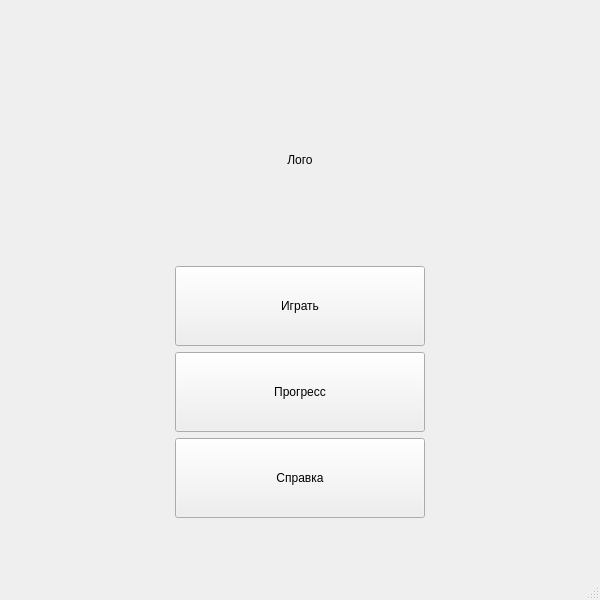
<?xml version="1.0" encoding="UTF-8"?>
<ui version="4.0">
 <class>MainWindow</class>
 <widget class="QMainWindow" name="MainWindow">
  <property name="geometry">
   <rect>
    <x>0</x>
    <y>0</y>
    <width>600</width>
    <height>600</height>
   </rect>
  </property>
  <property name="windowTitle">
   <string>Угадалка</string>
  </property>
  <property name="styleSheet">
   <string notr="true"/>
  </property>
  <widget class="QWidget" name="centralwidget">
   <property name="styleSheet">
    <string notr="true"/>
   </property>
   <layout class="QGridLayout" name="gridLayout">
    <item row="1" column="0">
     <spacer name="horizontalSpacer">
      <property name="orientation">
       <enum>Qt::Horizontal</enum>
      </property>
      <property name="sizeHint" stdset="0">
       <size>
        <width>40</width>
        <height>20</height>
       </size>
      </property>
     </spacer>
    </item>
    <item row="1" column="2">
     <spacer name="horizontalSpacer_2">
      <property name="orientation">
       <enum>Qt::Horizontal</enum>
      </property>
      <property name="sizeHint" stdset="0">
       <size>
        <width>40</width>
        <height>20</height>
       </size>
      </property>
     </spacer>
    </item>
    <item row="0" column="1">
     <spacer name="verticalSpacer">
      <property name="orientation">
       <enum>Qt::Vertical</enum>
      </property>
      <property name="sizeHint" stdset="0">
       <size>
        <width>20</width>
        <height>40</height>
       </size>
      </property>
     </spacer>
    </item>
    <item row="1" column="1">
     <layout class="QVBoxLayout" name="verticalLayout">
      <item>
       <widget class="QLabel" name="mainImage">
        <property name="sizePolicy">
         <sizepolicy hsizetype="Preferred" vsizetype="Preferred">
          <horstretch>0</horstretch>
          <verstretch>0</verstretch>
         </sizepolicy>
        </property>
        <property name="minimumSize">
         <size>
          <width>200</width>
          <height>200</height>
         </size>
        </property>
        <property name="layoutDirection">
         <enum>Qt::LeftToRight</enum>
        </property>
        <property name="text">
         <string>Лого</string>
        </property>
        <property name="alignment">
         <set>Qt::AlignCenter</set>
        </property>
       </widget>
      </item>
      <item>
       <widget class="QPushButton" name="playButton">
        <property name="sizePolicy">
         <sizepolicy hsizetype="Fixed" vsizetype="Fixed">
          <horstretch>0</horstretch>
          <verstretch>0</verstretch>
         </sizepolicy>
        </property>
        <property name="minimumSize">
         <size>
          <width>250</width>
          <height>80</height>
         </size>
        </property>
        <property name="styleSheet">
         <string notr="true"/>
        </property>
        <property name="text">
         <string>Играть</string>
        </property>
       </widget>
      </item>
      <item>
       <widget class="QPushButton" name="progressButton">
        <property name="sizePolicy">
         <sizepolicy hsizetype="Fixed" vsizetype="Fixed">
          <horstretch>0</horstretch>
          <verstretch>0</verstretch>
         </sizepolicy>
        </property>
        <property name="minimumSize">
         <size>
          <width>250</width>
          <height>80</height>
         </size>
        </property>
        <property name="styleSheet">
         <string notr="true"/>
        </property>
        <property name="text">
         <string>Прогресс</string>
        </property>
       </widget>
      </item>
      <item>
       <widget class="QPushButton" name="infoButton">
        <property name="sizePolicy">
         <sizepolicy hsizetype="Fixed" vsizetype="Fixed">
          <horstretch>0</horstretch>
          <verstretch>0</verstretch>
         </sizepolicy>
        </property>
        <property name="minimumSize">
         <size>
          <width>250</width>
          <height>80</height>
         </size>
        </property>
        <property name="styleSheet">
         <string notr="true"/>
        </property>
        <property name="text">
         <string>Справка</string>
        </property>
       </widget>
      </item>
     </layout>
    </item>
    <item row="2" column="1">
     <spacer name="verticalSpacer_2">
      <property name="orientation">
       <enum>Qt::Vertical</enum>
      </property>
      <property name="sizeHint" stdset="0">
       <size>
        <width>20</width>
        <height>40</height>
       </size>
      </property>
     </spacer>
    </item>
   </layout>
  </widget>
  <widget class="QStatusBar" name="statusbar"/>
 </widget>
 <resources/>
 <connections/>
</ui>
